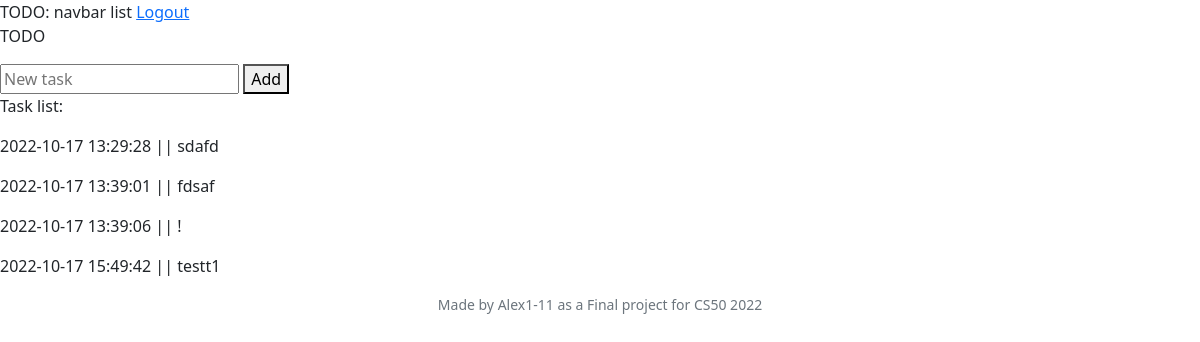
Page / (signed in) on the earlier database version.
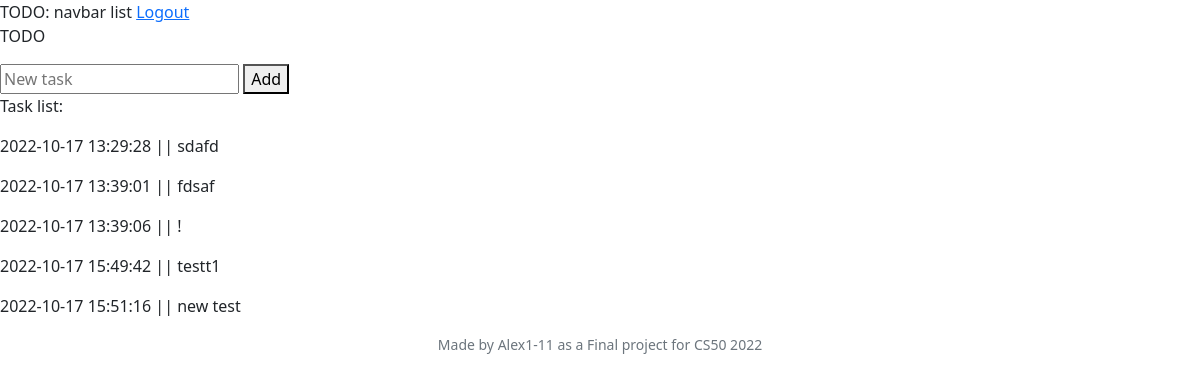
Same page on the later database version.
### models.py (models this page shows)
class Task(Base):
    __tablename__ = "tasks"
    id = Column(Integer, primary_key=True)
    created = Column(DateTime(), default=func.now())
    user_id = Column(Integer, ForeignKey("users.id"))
    title = Column(String(100), nullable=False)
    status = Column(String, default='active')
    priority = Column(Integer, default=0)
    date = Column(String)
    datetime = Column(String)
    context_id = Column(Integer, ForeignKey("contexts.id"))
    project_id = Column(Integer, ForeignKey("projects.id"))
    note = Column(String)
    parent_id = Column(Integer, ForeignKey("tasks.id"))
    repeat = Column(String)
    tags = relationship(
        "Tag", secondary=task_tags, back_populates="tasks"
    )

### app.py (the view)
@app.route("/", methods = ["GET", "POST"])
@login_required
def index():
    if request.method == "POST":
        with DbSession.begin() as db:
            task_new = Task(
                title = request.form.get("task_new"),
                user_id = session["user_id"],
            )
            db.add(task_new)
        return redirect("/")
    else:
        with DbSession.begin() as db:
            tasks = db.execute(select(Task)).scalars().all()
            if tasks:
                return render_template("index.html", tasks=tasks)
            else:
                flash("No tasks left")
                return render_template("index.html")

### app.py (called while the page is built)
@app.after_request
def after_request(response):
    response.headers["Cache-Control"] = "no-cache, no-store, must-revalidate"
    response.headers["Expires"] = 0
    response.headers["Pragma"] = "no-cache"
    return response

def login_required(f):
    @wraps(f)
    def decorated_function(*args, **kwargs):
        if session.get("user_id") is None:
            return redirect("/login")
        return f(*args, **kwargs)
    return decorated_function

### templates/index.html (shortened to what this page needs)
{% extends "layout.html" %}
{% block main %}
    <p>TODO</p>
    <form action="/" method="post">
        <div>
            <input autocomplete="off" id="task_new" name="task_new" placeholder="New task" type="text">
            <button type="submit">Add</button>
        </div>
    </form>
    <div>
        <p>Task list:</p>
        {% for task in tasks %}
            <p value="{{ task.id }}">
                {{ task.created }} || {{ task.title }}
            </p>
        {% endfor %}
    </div>
{% endblock %}

### templates/layout.html (shortened to what this page needs)
<!DOCTYPE html>
<html lang="en">
    <head>
        <link href="https://cdn.jsdelivr.net/npm/bootstrap@5.2.2/dist/css/bootstrap.min.css" rel="stylesheet">
        <link href="/static/styles.css" rel="stylesheet">
    </head>
    <body>
        <div>
            {% if session["user_id"] %}
                TODO: navbar list
                <a href="/logout">Logout</a>
            {% else %}
                <a href="/register">Register</a>
                <a href="/login">Log in</a>
            {% endif %}
        </div>
        <main class="">
            {% block main %}{% endblock %}
        </main>
        <footer class="mb-5 small text-center text-muted">
            Made by Alex1-11 as a Final project for CS50 2022
        </footer>
    </body>
</html>

Differences in the rows shown:
added Task: {{ task.id }} 5 (drawn), created "2022-10-17 15:51:16", title "new test"
